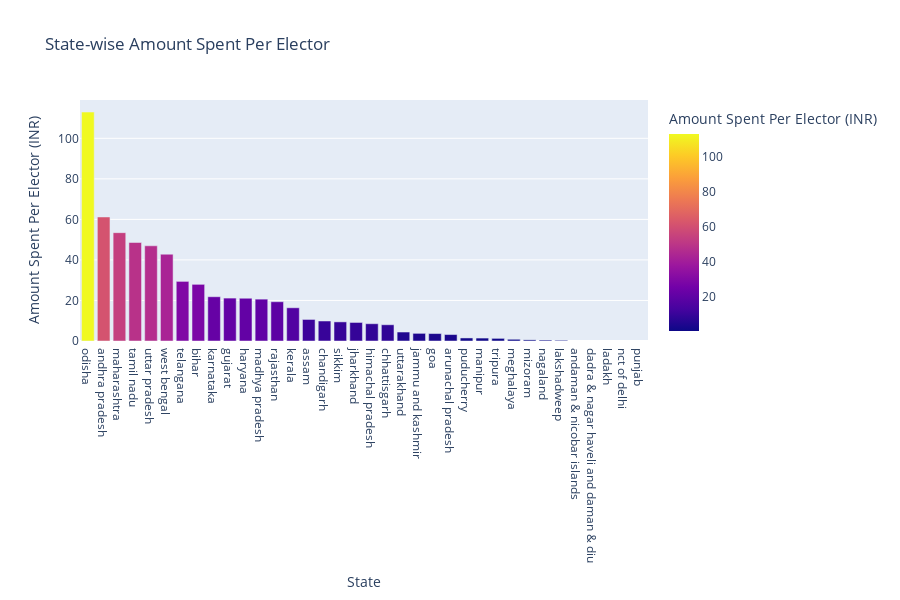

The code cell stored with this chart in its notebook:
### Code cell
# Group by state and calculate the mean or sum of 'Amount_spent_per_elector' (depending on your analysis)
state_wise_spend_per_elector = loc_results.groupby('State')['Amount_spent_per_elector'].mean().reset_index()

# Create the bar plot
fig = px.bar(state_wise_spend_per_elector, 
             x='State', 
             y='Amount_spent_per_elector', 
             title='State-wise Amount Spent Per Elector',
             labels={'Amount_spent_per_elector': 'Amount Spent Per Elector (INR)', 'State': 'State'},
             color='Amount_spent_per_elector',  # Optional: Adds a color gradient based on values
             height=600)

# Customize layout (optional)
fig.update_layout(xaxis={'categoryorder':'total descending'})  # Sort bars in descending order

# Show the plot
fig.show()

### Figure 1 — Plotly figure (JSON) as saved in the notebook; plotly's stock layout.template omitted (floating-point values rounded to 4 significant figures)
{"data": [{"alignmentgroup": "True", "hovertemplate": "State=%{x}<br>Amount Spent Per Elector (INR)=%{marker.color}<extra></extra>", "legendgroup": "", "marker": {"color": [null, 61.19, 3.185, 10.63, 27.96, 9.862, 8.019, null, 3.671, 21.17, 21.1, 8.526, 3.774, 9.147, 21.84, 16.39, null, 0.3435, 20.65, 53.45, 1.446, 0.8508, 0.5617, 0.4548, null, 113.0, 1.5, null, 19.38, 9.435, 48.6, 29.41, 1.3, 46.96, 4.425, 42.83], "coloraxis": "coloraxis", "pattern": {"shape": ""}}, "name": "", "offsetgroup": "", "orientation": "v", "showlegend": false, "textposition": "auto", "type": "bar", "x": ["andaman & nicobar islands", "andhra pradesh", "arunachal pradesh", "assam", "bihar", "chandigarh", "chhattisgarh", "dadra & nagar haveli and\ndaman & diu", "goa", "gujarat", "haryana", "himachal pradesh", "jammu and kashmir", "jharkhand", "karnataka", "kerala", "ladakh", "lakshadweep", "madhya pradesh", "maharashtra", "manipur", "meghalaya", "mizoram", "nagaland", "nct of delhi", "odisha", "puducherry", "punjab", "rajasthan", "sikkim", "tamil nadu", "telangana", "tripura", "uttar pradesh", "uttarakhand", "west bengal"], "xaxis": "x", "y": [null, 61.19, 3.185, 10.63, 27.96, 9.862, 8.019, null, 3.671, 21.17, 21.1, 8.526, 3.774, 9.147, 21.84, 16.39, null, 0.3435, 20.65, 53.45, 1.446, 0.8508, 0.5617, 0.4548, null, 113.0, 1.5, null, 19.38, 9.435, 48.6, 29.41, 1.3, 46.96, 4.425, 42.83], "yaxis": "y"}], "layout": {"barmode": "relative", "coloraxis": {"colorbar": {"title": {"text": "Amount Spent Per Elector (INR)"}}, "colorscale": [[0, "#0d0887"], [0.1111, "#46039f"], [0.2222, "#7201a8"], [0.3333, "#9c179e"], [0.4444, "#bd3786"], [0.5556, "#d8576b"], [0.6667, "#ed7953"], [0.7778, "#fb9f3a"], [0.8889, "#fdca26"], [1, "#f0f921"]]}, "height": 600, "legend": {"tracegroupgap": 0}, "title": {"text": "State-wise Amount Spent Per Elector"}, "xaxis": {"anchor": "y", "categoryorder": "total descending", "domain": [0, 1], "title": {"text": "State"}}, "yaxis": {"anchor": "x", "domain": [0, 1], "title": {"text": "Amount Spent Per Elector (INR)"}}}}
